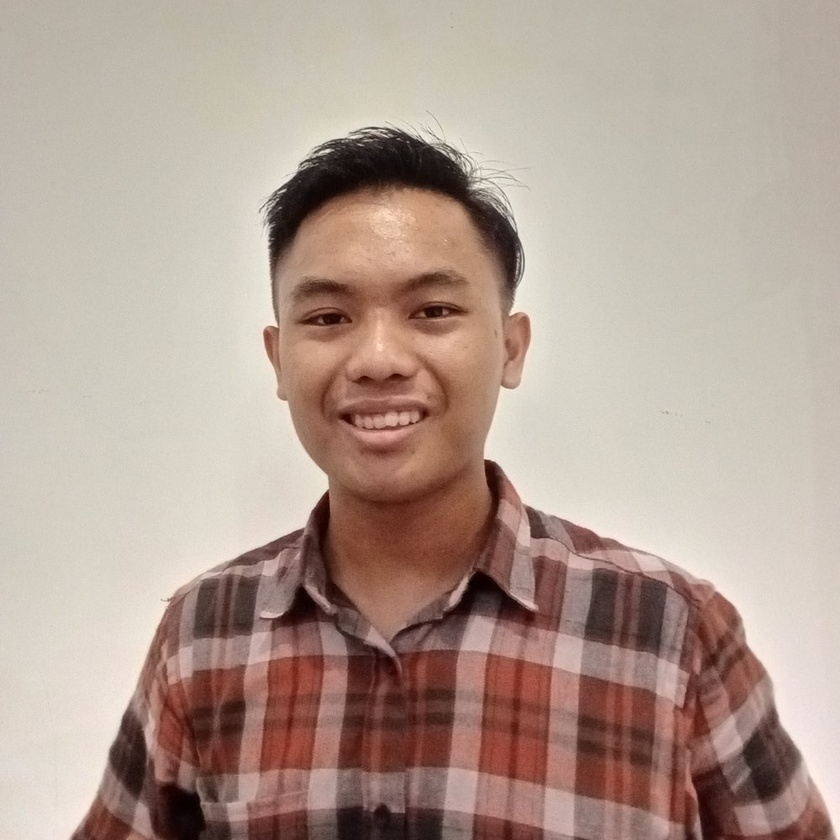
#> input picture tugas2-pcd/assets/fotosaya_1000px.jpg, 840 x 840 px, shrunk from 1000 x 1000 before the run
$ python negasi.py
#> lines starting #> are read from the running program, lines starting #| are printed output that depends on the picture
import cv2
import numpy as np
import matplotlib.pyplot as plt

# Unggah gambar
#image_filename = input("Masukkan nama file gambar: ")
image_filename = "./assets/fotosaya_1000px.jpg"

# Baca gambar yang diunggah
img = cv2.imread(image_filename)
#> img is the input picture: shape (840, 840, 3); mean B, G, R 147.1, 158.4, 178.5

#menerapkan rumus negasi: Po(x,y) = 225 - Pi(x,y)
negated_img = 255 - img
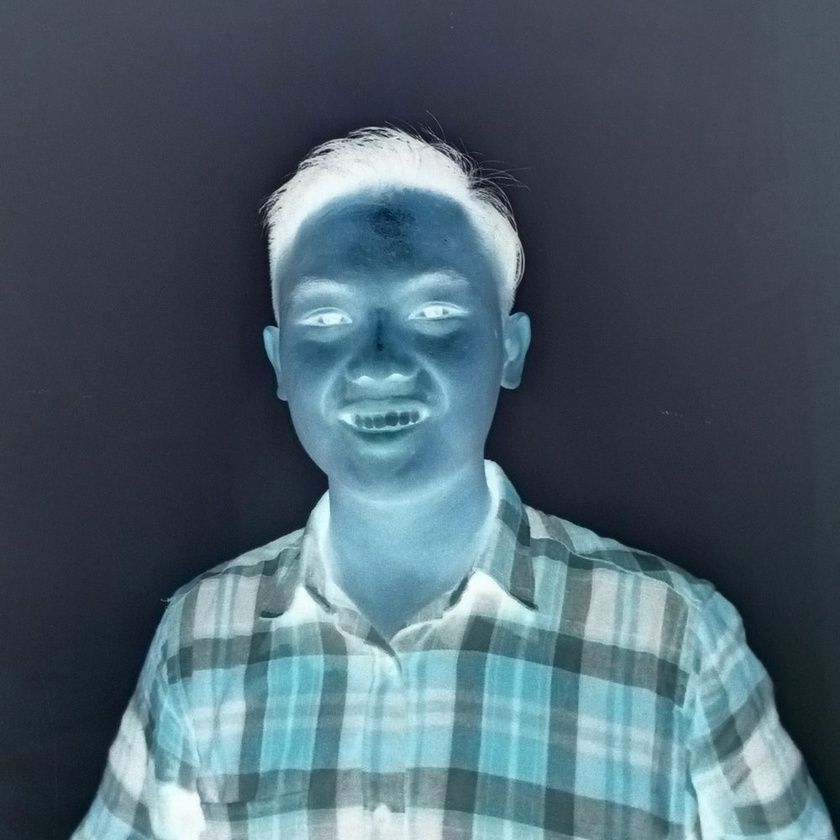
#> negated_img: shape (840, 840, 3); mean B, G, R 107.9, 96.6, 76.5

# Menampilkan gambar asli dan hasil negasi
plt.figure(figsize=(10, 5))

plt.subplot(1, 2, 1)
plt.imshow(img, cmap='gray')
plt.title('Original Image')

plt.subplot(1, 2, 2)
plt.imshow(negated_img, cmap='gray')
plt.title('Negated Image')

plt.show()
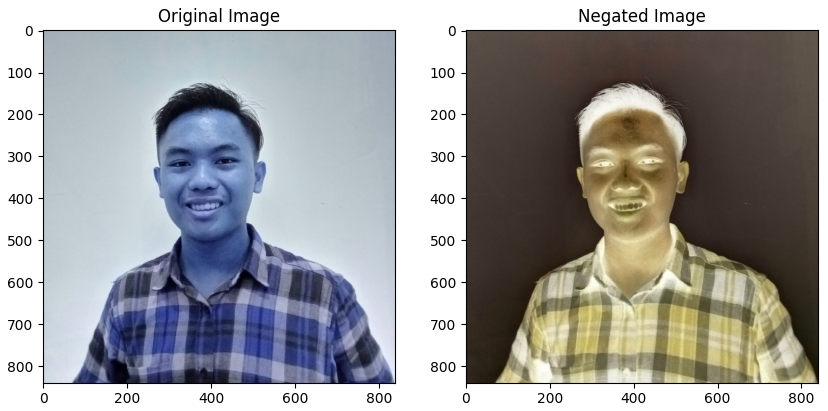
#> figure drawn by matplotlib, 2 panels; B, G, R data is drawn as R, G, B
